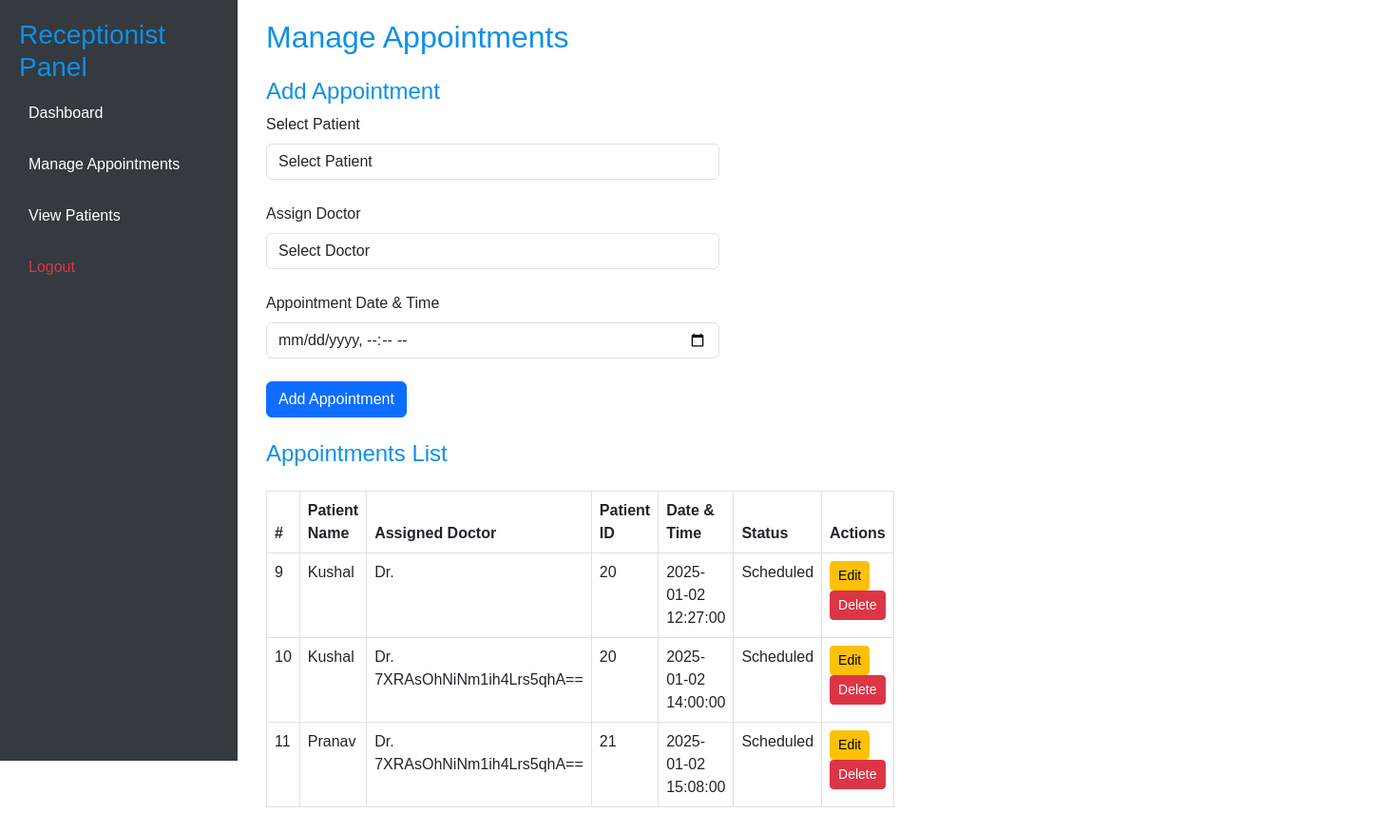
The page /manage_appointments.php (signed in) on the database its author committed.
### tables this page shows
CREATE TABLE `appointments` (
  `appointment_id` int(11) NOT NULL,
  `patient_id` int(11) DEFAULT NULL,
  `date` datetime DEFAULT NULL,
  `appointment_time` time DEFAULT NULL,
  `doctor_username` varchar(255) DEFAULT NULL,
  `status` enum('Scheduled','Completed','Cancelled') DEFAULT NULL,
  `created_at` timestamp NOT NULL DEFAULT current_timestamp(),
  `updated_at` timestamp NOT NULL DEFAULT current_timestamp() ON UPDATE current_timestamp()
);

CREATE TABLE `patients` (
  `patient_id` int(11) NOT NULL,
  `patient_name` varchar(255) NOT NULL,
  `age` int(11) DEFAULT NULL,
  `gender` enum('Male','Female','Other') DEFAULT NULL,
  `contact_info` varchar(255) DEFAULT NULL,
  `status` enum('Indoor','Outdoor') DEFAULT NULL,
  `created_at` timestamp NOT NULL DEFAULT current_timestamp(),
  `updated_at` timestamp NOT NULL DEFAULT current_timestamp() ON UPDATE current_timestamp(),
  `phone_number` varchar(15) DEFAULT NULL,
  `email` varchar(255) DEFAULT NULL
);

CREATE TABLE `users` (
  `id` int(11) NOT NULL,
  `username` varchar(255) NOT NULL,
  `password_hash` varchar(255) NOT NULL,
  `role` enum('Admin','Doctor','Pharmacist','Receptionist') NOT NULL,
  `created_at` timestamp NOT NULL DEFAULT current_timestamp(),
  `updated_at` timestamp NOT NULL DEFAULT current_timestamp() ON UPDATE current_timestamp(),
  `email` varchar(255) NOT NULL,
  `phone` varchar(255) NOT NULL,
  `reset_token` varchar(255) DEFAULT NULL,
  `reset_token_expiry` datetime DEFAULT NULL
);

### manage_appointments.php (the view, shortened to what this page needs)
<?php
require 'db.php';
$stmt = $pdo->query("SELECT appointments.*, patients.patient_name, users.username AS doctor_username FROM appointments LEFT JOIN patients ON appointments.patient_id = patients.patient_id LEFT JOIN users ON appointments.doctor_username = users.username ORDER BY date ASC");
$appointments = $stmt->fetchAll();
?>
<!DOCTYPE html>
<html lang="en">
<head>
    <link href="https://cdn.jsdelivr.net/npm/bootstrap@5.3.0-alpha1/dist/css/bootstrap.min.css" rel="stylesheet">
</head>
<body>
    <div class="container-fluid">
        <div class="row">
            <div class="sidebar">
                <h3>Receptionist Panel</h3>
                <a href="receptionist_dashboard.php">Dashboard</a>
                <a href="manage_appointments.php">Manage Appointments</a>
                <a href="view_patients.php">View Patients</a>
                <a href="plogout.php" class="text-danger">Logout</a>
            </div>
            <div class="main-content">
                <div class="col-md-4">
                    <h2>Manage Appointments</h2>
                    <h4 class="mt-4">Add Appointment</h4>
                    <form method="POST">
                        <div class="mb-4">
                            <label for="patient_id" class="form-label">Select Patient</label>
                            <select name="patient_id" class="form-control" required>
                                <option value="">Select Patient</option>
                            </select>
                        </div>
                        <div class="mb-4">
                            <label for="doctor_id" class="form-label">Assign Doctor</label>
                            <select name="doctor_id" class="form-control" required>
                                <option value="">Select Doctor</option>
                            </select>
                        </div>
                        <div class="mb-4">
                            <label for="date" class="form-label">Appointment Date & Time</label>
                            <input type="datetime-local" name="date" class="form-control" required>
                        </div>
                        <button type="submit" name="add_appointment" class="btn btn-primary">Add Appointment</button>
                    </form>
                    <h4 class="mt-4">Appointments List</h4>
                    <table class="table table-bordered mt-4">
                        <thead>
                            <tr>
                                <th>#</th>
                                <th>Patient Name</th>
                                <th>Assigned Doctor</th>
                                <th>Patient ID</th>
                                <th>Date & Time</th>
                                <th>Status</th>
                                <th>Actions</th>
                            </tr>
                        </thead>
                        <tbody>
                            <?php foreach ($appointments as $appointment): ?>
                                <tr>
                                    <td><?php echo $appointment['appointment_id']; ?></td>
                                    <td><?php echo $appointment['patient_name']; ?></td>
                                    <td>Dr. <?php echo $appointment['doctor_username']; ?></td>
                                    <td><?php echo $appointment['patient_id']; ?></td>
                                    <td><?php echo $appointment['date']; ?></td>
                                    <td><?php echo $appointment['status']; ?></td>
                                    <td>
                                        <a href="manage_appointments.php?edit=<?php echo $appointment['appointment_id']; ?>" class="btn btn-warning btn-sm">Edit</a>
                                        <a href="manage_appointments.php?delete=<?php echo $appointment['appointment_id']; ?>" class="btn btn-danger btn-sm">Delete</a>
                                    </td>
                                </tr>
                            <?php endforeach; ?>
                        </tbody>
                    </table>
                </div>
            </div>
        </div>
    </div>
</body>
</html>

### manage_appointments.php (style rules this page uses)
body { font-family: Arial, sans-serif; }
h2, h3, h4 { color: rgb(13, 144, 232); }
.sidebar { height: 100vh; width: 250px; background: #343a40; color: white; position: fixed; padding: 20px; }
.sidebar a { color: white; text-decoration: none; padding: 10px; display: block; margin: 10px 0; }
.main-content { margin-left: 260px; padding: 20px; }

### rows shown on the page
appointments: appointment_id "9", patient.patient_name "Kushal", patient "20", date "2025-01-02 12:27:00", status "Scheduled"
appointments: appointment_id "10", patient.patient_name "Kushal", users.username "7XRAsOhNiNm1ih4Lrs5qhA==", patient "20", date "2025-01-02 14:00:00", status "Scheduled"
appointments: appointment_id "11", patient.patient_name "Pranav", users.username "7XRAsOhNiNm1ih4Lrs5qhA==", patient "21", date "2025-01-02 15:08:00", status "Scheduled"
